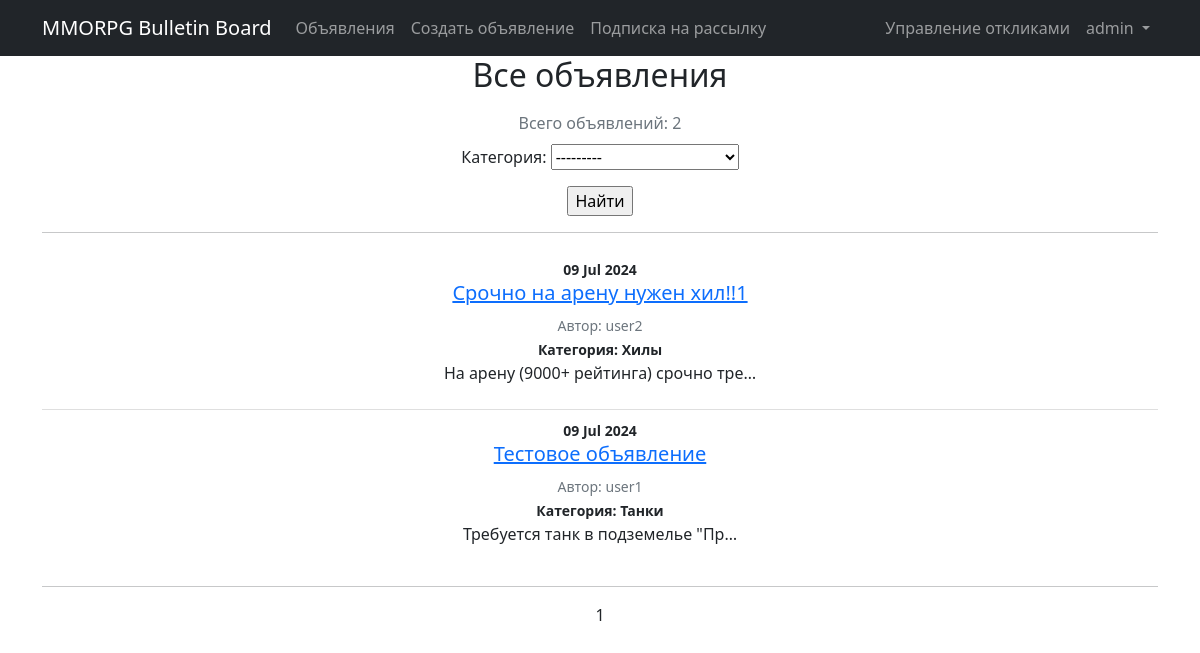
The page /ads/ (signed in) on the database as committed earlier.
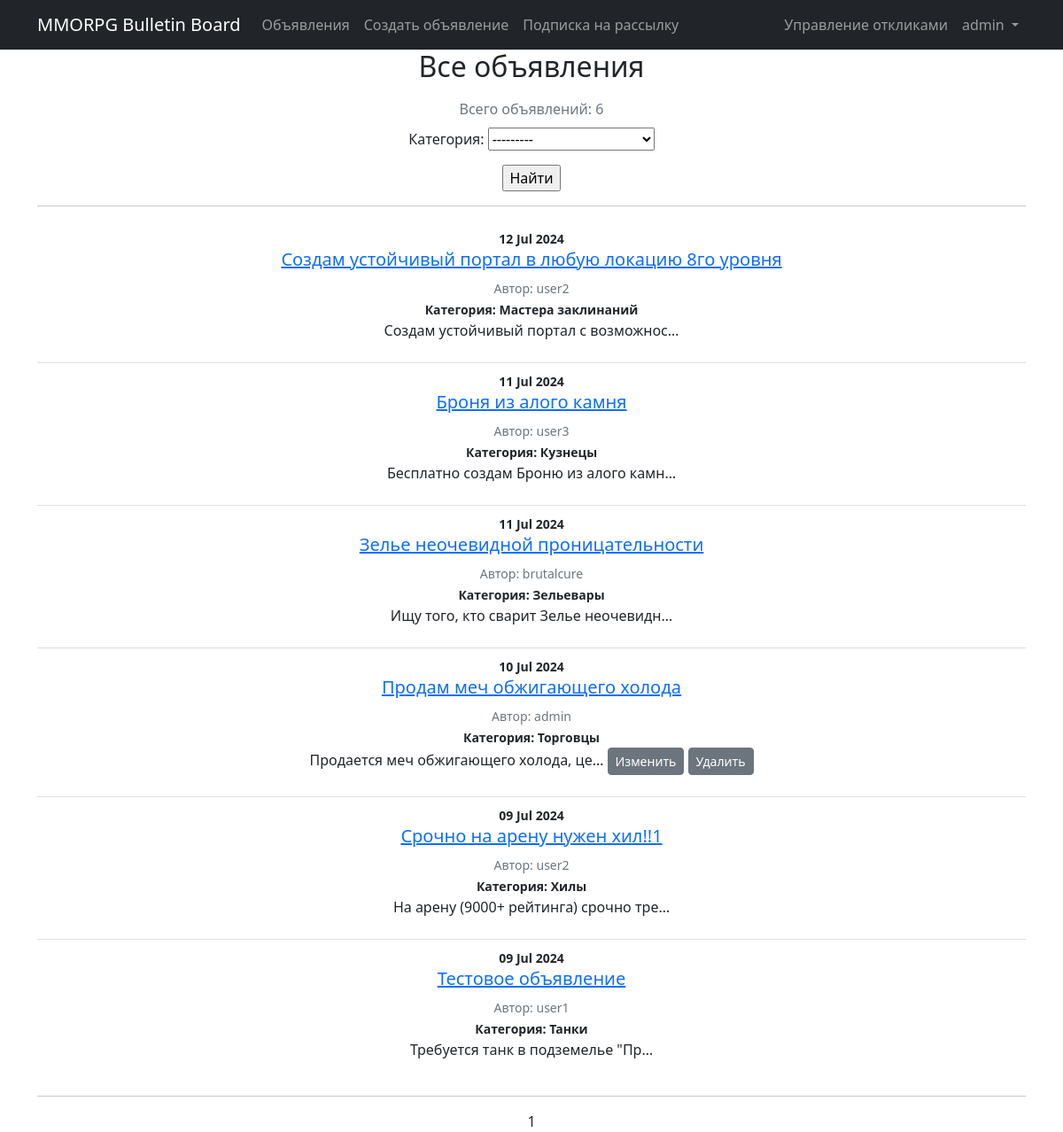
The same page on the database as committed later.
### BulletinBoard/models.py (models this page shows, shortened)
class Ad(models.Model):
    author = models.ForeignKey(settings.AUTH_USER_MODEL, on_delete=models.CASCADE)
    adCategory = models.CharField(max_length=20, choices=CATEGORY_CHOICES)
    dateCreation = models.DateTimeField(auto_now_add=True)
    title = models.CharField(max_length=128)
    text = RichTextUploadingField(blank=True, null=True)

### accounts/models.py (models this page shows)
class User(AbstractUser):
    code = models.CharField(max_length=6, blank=True, null=True, default=None, unique=True)
    subscriber = models.BooleanField(default=False)

### BulletinBoard/views.py (the view)
# urls.py: path('', AdsList.as_view(), name='ad_list'),
class AdsList(ListView):
    model = Ad
    ordering = '-dateCreation'
    template_name = 'ad_list.html'
    context_object_name = 'ads'
    paginate_by = 10
    def get_queryset(self):
        queryset = super().get_queryset()
        self.filterset = AdFilter(self.request.GET, queryset)
        return self.filterset.qs
    def get_context_data(self, **kwargs):
        context = super().get_context_data(**kwargs)
        context['filterset'] = self.filterset
        return context

### templates/ad_list.html (shortened to what this page needs)
{% extends 'flatpages/default.html' %}
{% load custom_tags %}
{% block content %}
<h2>Все объявления</h2>
<h3><span class="text-muted fs-6 fw-normal">Всего объявлений: {{ page_obj.paginator.count }}</span></h3>
<form action="" method="get">
   {{ filterset.form.as_p }}
   <input type="submit" value="Найти" />
</form>
<hr>
    {% if ads %}
        <ul class="list-group list-group-flush bg-transparent">
            {% for ad in ads %}
                <li class="list-group-item bg-transparent">
                    <small class="fw-bold">{{ ad.dateCreation | date:'d M Y' }} </small>
                    <h5><a href="{% url 'ad_detail' ad.id %}">{{ ad.title }}</a></h5>
                    <small class="text-muted">Автор: {{ ad.author }}</small> <br>
                    <small class="fw-bold"> Категория: {{ ad.get_adCategory_display }}</small>
                    {{ ad.text|truncatechars:40|safe }}
                    {% if ad.author == request.user %}
                        {% if perms.BulletinBoard.change_ad %}
                        <a href="{% url 'ad_update' pk=ad.id %}" class="btn btn-secondary btn-sm">Изменить</a>
                        {% endif %}
                        {% if perms.BulletinBoard.delete_ad %}
                        <a href="{% url 'ad_delete' pk=ad.id %}" class="btn btn-secondary btn-sm">Удалить</a>
                        {% endif %}
                    {% endif %}
                </li>
            {% endfor %}
        </ul>
    {% else %}
       <h2>Объявлений нет!</h2>
    {% endif %}
<hr>
    {{ page_obj.number }}
{% endblock content %}

Rows that differ between the two databases and show on the page:
added Ad: dateCreation "12 Jul 2024", title "Создам устойчивый портал в любую локацию 8го уровня", author "user2", adCategory "Мастера заклинаний", text "Создам устойчивый портал с возможнос…"
added Ad: dateCreation "11 Jul 2024", title "Броня из алого камня", author "user3", adCategory "Кузнецы", text "Бесплатно создам Броню из алого камн…"
added Ad: dateCreation "11 Jul 2024", title "Зелье неочевидной проницательности", author "brutalcure", adCategory "Зельевары", text "Ищу того, кто сварит Зелье неочевидн…"
added Ad: dateCreation "10 Jul 2024", title "Продам меч обжигающего холода", author "admin", adCategory "Торговцы", text "Продается меч обжигающего холода, це…", shows "Изменить", shows "Удалить"
Other text that changed with them:
{{ page_obj.paginator.count }}: "2" → "6"
